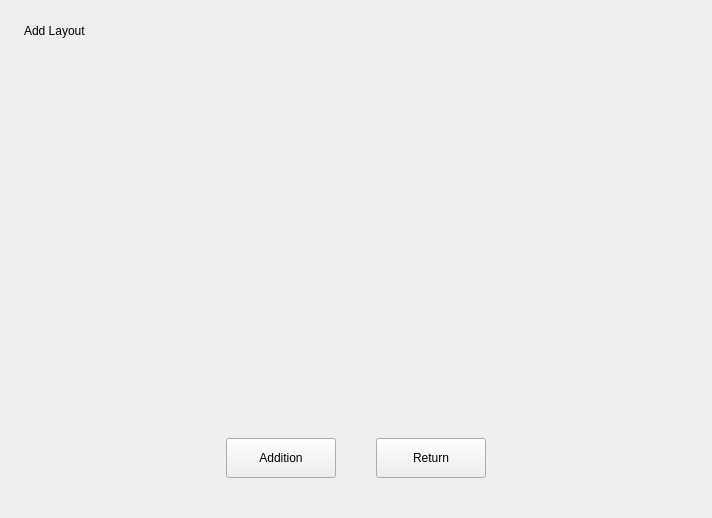
<?xml version="1.0" encoding="UTF-8"?>
<ui version="4.0">
 <class>LayoutPage</class>
 <widget class="QWidget" name="LayoutPage">
  <property name="geometry">
   <rect>
    <x>0</x>
    <y>0</y>
    <width>712</width>
    <height>518</height>
   </rect>
  </property>
  <property name="windowTitle">
   <string>Form</string>
  </property>
  <layout class="QVBoxLayout" name="verticalLayout">
   <property name="spacing">
    <number>0</number>
   </property>
   <property name="leftMargin">
    <number>0</number>
   </property>
   <property name="topMargin">
    <number>0</number>
   </property>
   <property name="rightMargin">
    <number>0</number>
   </property>
   <property name="bottomMargin">
    <number>0</number>
   </property>
   <item>
    <widget class="QStackedWidget" name="stackedWidget">
     <property name="currentIndex">
      <number>1</number>
     </property>
     <widget class="QWidget" name="page_layoutList">
      <layout class="QVBoxLayout" name="verticalLayout_3">
       <property name="spacing">
        <number>10</number>
       </property>
       <property name="leftMargin">
        <number>24</number>
       </property>
       <property name="topMargin">
        <number>24</number>
       </property>
       <property name="rightMargin">
        <number>24</number>
       </property>
       <property name="bottomMargin">
        <number>40</number>
       </property>
       <item>
        <layout class="QVBoxLayout" name="verticalLayout_2">
         <property name="spacing">
          <number>5</number>
         </property>
         <item>
          <layout class="QHBoxLayout" name="horizontalLayout">
           <property name="spacing">
            <number>0</number>
           </property>
           <item>
            <widget class="QLabel" name="label">
             <property name="text">
              <string>Select Kayboard Layout</string>
             </property>
            </widget>
           </item>
           <item>
            <spacer name="horizontalSpacer">
             <property name="orientation">
              <enum>Qt::Horizontal</enum>
             </property>
             <property name="sizeHint" stdset="0">
              <size>
               <width>40</width>
               <height>20</height>
              </size>
             </property>
            </spacer>
           </item>
           <item>
            <widget class="QToolButton" name="btn_edit">
             <property name="sizePolicy">
              <sizepolicy hsizetype="Fixed" vsizetype="Fixed">
               <horstretch>0</horstretch>
               <verstretch>0</verstretch>
              </sizepolicy>
             </property>
             <property name="minimumSize">
              <size>
               <width>56</width>
               <height>24</height>
              </size>
             </property>
             <property name="maximumSize">
              <size>
               <width>56</width>
               <height>24</height>
              </size>
             </property>
             <property name="text">
              <string>Edit</string>
             </property>
            </widget>
           </item>
          </layout>
         </item>
        </layout>
       </item>
       <item>
        <widget class="QWidget" name="layout_selector" native="true"/>
       </item>
       <item>
        <widget class="QPushButton" name="btn_add">
         <property name="sizePolicy">
          <sizepolicy hsizetype="Preferred" vsizetype="Fixed">
           <horstretch>0</horstretch>
           <verstretch>0</verstretch>
          </sizepolicy>
         </property>
         <property name="minimumSize">
          <size>
           <width>0</width>
           <height>40</height>
          </size>
         </property>
         <property name="maximumSize">
          <size>
           <width>16777215</width>
           <height>40</height>
          </size>
         </property>
         <property name="text">
          <string/>
         </property>
        </widget>
       </item>
       <item>
        <spacer name="verticalSpacer">
         <property name="orientation">
          <enum>Qt::Vertical</enum>
         </property>
         <property name="sizeHint" stdset="0">
          <size>
           <width>20</width>
           <height>247</height>
          </size>
         </property>
        </spacer>
       </item>
      </layout>
     </widget>
     <widget class="QWidget" name="page_layoutAddition">
      <layout class="QVBoxLayout" name="verticalLayout_5">
       <property name="spacing">
        <number>10</number>
       </property>
       <property name="leftMargin">
        <number>24</number>
       </property>
       <property name="topMargin">
        <number>24</number>
       </property>
       <property name="rightMargin">
        <number>24</number>
       </property>
       <property name="bottomMargin">
        <number>40</number>
       </property>
       <item>
        <widget class="QWidget" name="widget_search" native="true">
         <property name="sizePolicy">
          <sizepolicy hsizetype="Preferred" vsizetype="Preferred">
           <horstretch>0</horstretch>
           <verstretch>0</verstretch>
          </sizepolicy>
         </property>
         <layout class="QVBoxLayout" name="verticalLayout_4">
          <property name="spacing">
           <number>10</number>
          </property>
          <property name="leftMargin">
           <number>0</number>
          </property>
          <property name="topMargin">
           <number>0</number>
          </property>
          <property name="rightMargin">
           <number>0</number>
          </property>
          <property name="bottomMargin">
           <number>0</number>
          </property>
          <item>
           <widget class="QLabel" name="label_2">
            <property name="sizePolicy">
             <sizepolicy hsizetype="Preferred" vsizetype="Minimum">
              <horstretch>0</horstretch>
              <verstretch>0</verstretch>
             </sizepolicy>
            </property>
            <property name="text">
             <string>Add Layout</string>
            </property>
           </widget>
          </item>
          <item>
           <widget class="LayoutList" name="widget_layout_list" native="true">
            <property name="sizePolicy">
             <sizepolicy hsizetype="Preferred" vsizetype="Preferred">
              <horstretch>0</horstretch>
              <verstretch>0</verstretch>
             </sizepolicy>
            </property>
            <property name="styleSheet">
             <string notr="true"/>
            </property>
           </widget>
          </item>
          <item>
           <spacer name="verticalSpacer_2">
            <property name="orientation">
             <enum>Qt::Vertical</enum>
            </property>
            <property name="sizeHint" stdset="0">
             <size>
              <width>20</width>
              <height>290</height>
             </size>
            </property>
           </spacer>
          </item>
         </layout>
        </widget>
       </item>
       <item>
        <widget class="QWidget" name="widget_btn" native="true">
         <property name="sizePolicy">
          <sizepolicy hsizetype="Preferred" vsizetype="Minimum">
           <horstretch>0</horstretch>
           <verstretch>0</verstretch>
          </sizepolicy>
         </property>
         <layout class="QHBoxLayout" name="horizontalLayout_2">
          <property name="spacing">
           <number>0</number>
          </property>
          <property name="leftMargin">
           <number>0</number>
          </property>
          <property name="topMargin">
           <number>0</number>
          </property>
          <property name="rightMargin">
           <number>0</number>
          </property>
          <property name="bottomMargin">
           <number>0</number>
          </property>
          <item>
           <spacer name="horizontalSpacer_3">
            <property name="orientation">
             <enum>Qt::Horizontal</enum>
            </property>
            <property name="sizeHint" stdset="0">
             <size>
              <width>40</width>
              <height>20</height>
             </size>
            </property>
           </spacer>
          </item>
          <item>
           <widget class="QPushButton" name="btn_page_add">
            <property name="sizePolicy">
             <sizepolicy hsizetype="Fixed" vsizetype="Fixed">
              <horstretch>0</horstretch>
              <verstretch>0</verstretch>
             </sizepolicy>
            </property>
            <property name="minimumSize">
             <size>
              <width>110</width>
              <height>40</height>
             </size>
            </property>
            <property name="maximumSize">
             <size>
              <width>110</width>
              <height>40</height>
             </size>
            </property>
            <property name="text">
             <string>Addition</string>
            </property>
           </widget>
          </item>
          <item>
           <spacer name="horizontalSpacer_2">
            <property name="orientation">
             <enum>Qt::Horizontal</enum>
            </property>
            <property name="sizeType">
             <enum>QSizePolicy::Fixed</enum>
            </property>
            <property name="sizeHint" stdset="0">
             <size>
              <width>40</width>
              <height>20</height>
             </size>
            </property>
           </spacer>
          </item>
          <item>
           <widget class="QPushButton" name="btn_return">
            <property name="sizePolicy">
             <sizepolicy hsizetype="Fixed" vsizetype="Fixed">
              <horstretch>0</horstretch>
              <verstretch>0</verstretch>
             </sizepolicy>
            </property>
            <property name="minimumSize">
             <size>
              <width>110</width>
              <height>40</height>
             </size>
            </property>
            <property name="maximumSize">
             <size>
              <width>110</width>
              <height>40</height>
             </size>
            </property>
            <property name="text">
             <string>Return</string>
            </property>
           </widget>
          </item>
          <item>
           <spacer name="horizontalSpacer_4">
            <property name="orientation">
             <enum>Qt::Horizontal</enum>
            </property>
            <property name="sizeHint" stdset="0">
             <size>
              <width>40</width>
              <height>20</height>
             </size>
            </property>
           </spacer>
          </item>
         </layout>
        </widget>
       </item>
      </layout>
     </widget>
    </widget>
   </item>
  </layout>
 </widget>
 <customwidgets>
  <customwidget>
   <class>LayoutList</class>
   <extends>QWidget</extends>
   <header>layout-list.h</header>
   <container>1</container>
  </customwidget>
 </customwidgets>
 <resources/>
 <connections/>
</ui>
